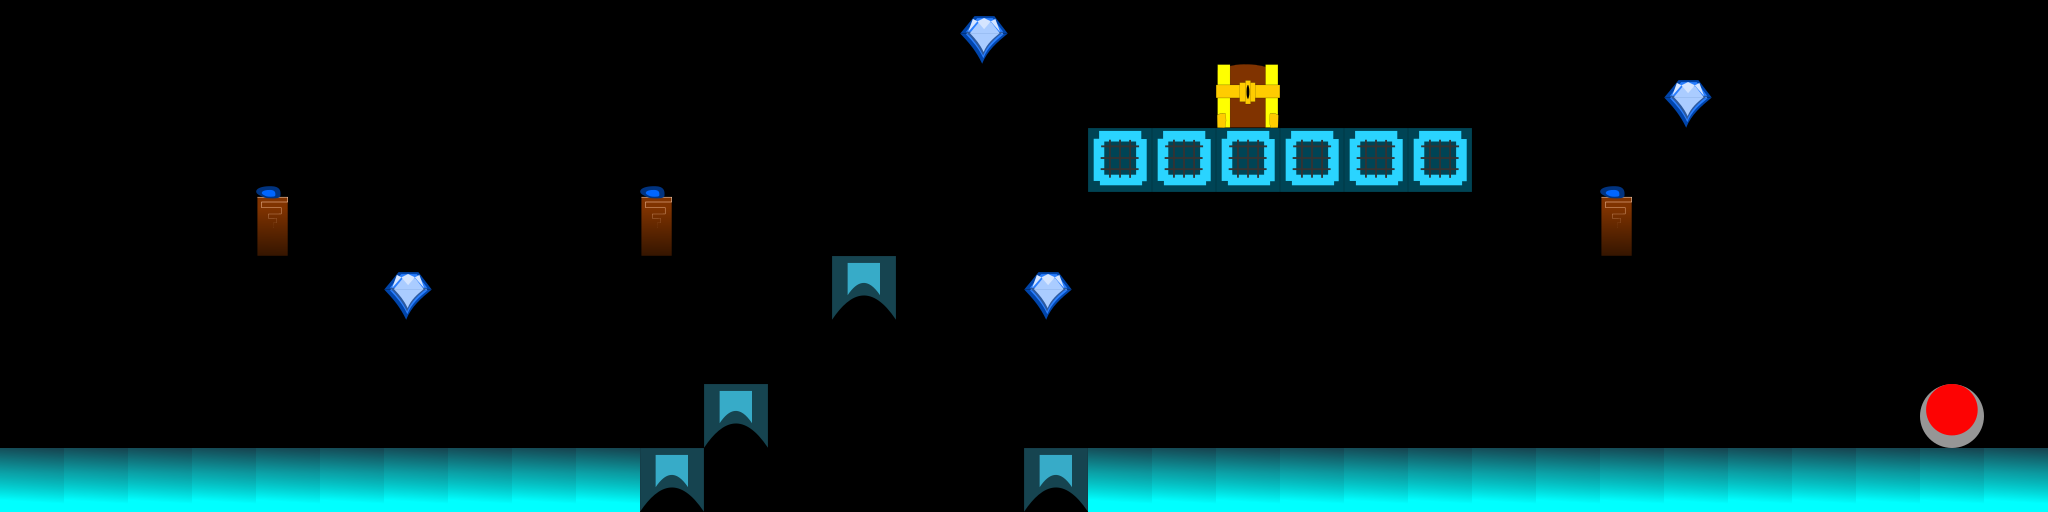

This is a level from a 2D game, rendered from its Tiled map with the project's own tilesets. A one-line summary and the complete map file follow:
An orthogonal 32x8 tile map with 64x64 px tiles, 1 tile layer (Kachelebene 1), 2 tilesets and 12 objects.

<map version="1.0" orientation="orthogonal" renderorder="right-down" width="32" height="8" tilewidth="64" tileheight="64" nextobjectid="16">
 <tileset firstgid="1" name="assets1" tilewidth="64" tileheight="64" tilecount="7" columns="0">
  <tile id="0">
   <image width="64" height="64" source="assetsRaw/64x64/Brick1.png" />
  </tile>
  <tile id="1">
   <image width="64" height="64" source="assetsRaw/64x64/Brick2.png" />
  </tile>
  <tile id="2">
   <image width="64" height="64" source="assetsRaw/64x64/Brick3.png" />
  </tile>
  <tile id="3">
   <image width="64" height="64" source="assetsRaw/64x64/Brick4.png" />
  </tile>
  <tile id="4">
   <image width="64" height="64" source="assetsRaw/64x64/Key.png" />
  </tile>
  <tile id="5">
   <image width="64" height="64" source="assetsRaw/64x64/Schalter.png" />
  </tile>
  <tile id="6">
   <image width="64" height="64" source="assetsRaw/64x64/Truhe.png" />
  </tile>
 </tileset>
 <tileset firstgid="8" name="assets2" tilewidth="64" tileheight="70" tilecount="3" columns="0">
  <tile id="0">
   <image width="48" height="48" source="assetsRaw/nicht64x64/Diamond.png" />
  </tile>
  <tile id="1">
   <image width="32" height="70" source="assetsRaw/nicht64x64/fackel.png" />
  </tile>
  <tile id="2">
   <image width="64" height="64" source="assetsRaw/player/PlayerIdel.png" />
  </tile>
 </tileset>
 <layer name="Kachelebene 1" width="32" height="8">
  <data encoding="csv">
0,0,0,0,0,0,0,0,0,0,0,0,0,0,0,8,0,0,0,0,0,0,0,0,0,0,0,0,0,0,0,0,
0,0,0,0,0,0,0,0,0,0,0,0,0,0,0,0,0,0,0,7,0,0,0,0,0,0,8,0,0,0,0,0,
0,0,0,0,0,0,0,0,0,0,0,0,0,0,0,0,0,1,1,1,1,1,1,0,0,0,0,0,0,0,0,0,
0,0,0,0,9,0,0,0,0,0,9,0,0,0,0,0,0,0,0,0,0,0,0,0,0,9,0,0,0,0,0,0,
0,0,0,0,0,0,8,0,0,0,0,0,0,2,0,0,8,0,0,0,0,0,0,0,0,0,0,0,0,0,0,0,
0,0,0,0,0,0,0,0,0,0,0,0,0,0,0,0,0,0,0,0,0,0,0,0,0,0,0,0,0,0,0,0,
0,0,0,0,0,0,0,0,0,0,0,2,0,0,0,0,0,0,0,0,0,0,0,0,0,0,0,0,0,0,6,0,
3,3,3,3,3,3,3,3,3,3,2,0,0,0,0,0,2,3,3,3,3,3,3,3,3,3,3,3,3,3,3,3
</data>
 </layer>
 <objectgroup color="#00ffff" name="diamonds">
  <object id="1" x="384" y="256" width="64" height="64" />
  <object id="2" x="960" y="0" width="64" height="64" />
  <object id="3" x="1024" y="256" width="64" height="64" />
  <object id="4" x="1664" y="64" width="64" height="64" />
 </objectgroup>
 <objectgroup color="#00007f" name="Ground">
  <object id="5" x="0" y="448" width="704" height="64" />
  <object id="6" x="704" y="384" width="64" height="64" />
  <object id="7" x="832" y="256" width="64" height="64" />
  <object id="8" x="1088" y="128" width="384" height="64" />
  <object id="9" x="1024" y="448" width="1024" height="63" />
 </objectgroup>
 <objectgroup color="#ff0000" name="button">
  <object id="10" x="1920" y="384" width="64" height="64" />
 </objectgroup>
 <objectgroup color="#00ff00" name="playerStart">
  <object id="11" x="128" y="384" width="64" height="64" />
 </objectgroup>
 <objectgroup color="#ffff00" name="truhe">
  <object id="12" x="1216" y="64" width="64" height="64" />
 </objectgroup>
</map>